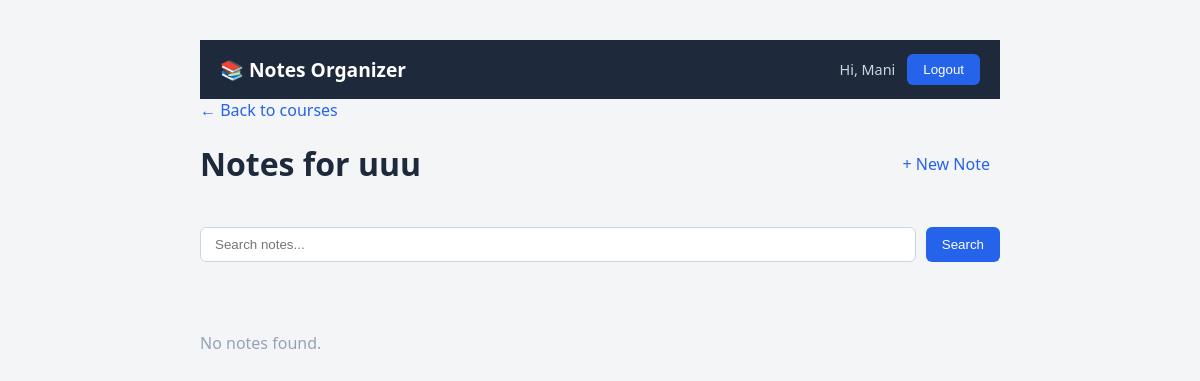
The page /courses/2/notes/ (signed in) on the database as committed earlier.
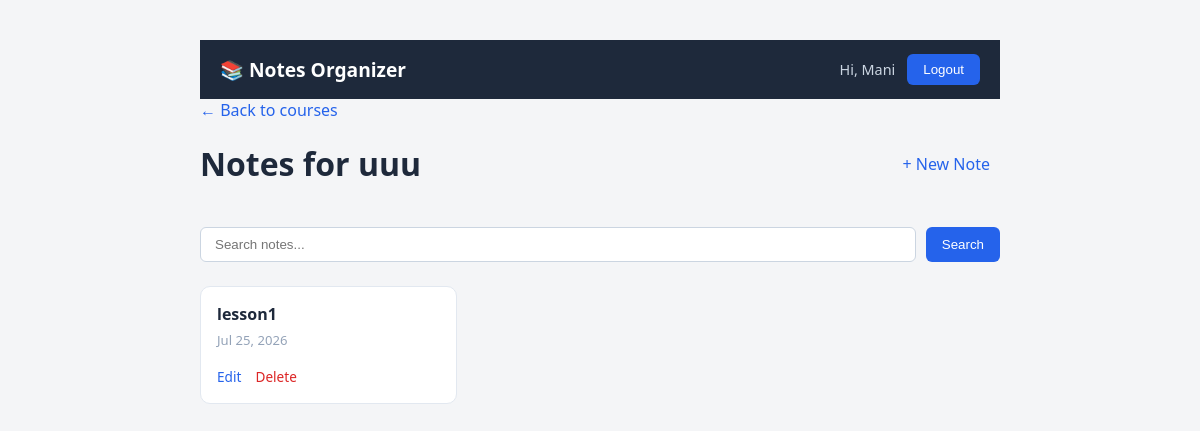
The same page on the database as committed later.
### notes/models.py (models this page shows, shortened)
class Note(models.Model):
    course = models.ForeignKey(Course, on_delete=models.CASCADE, related_name='notes')
    title = models.CharField(max_length=200)
    description = models.TextField(blank=True)
    content = models.TextField()
    created_at = models.DateTimeField(auto_now_add=True)

### notes/views.py (the view)
# urls.py: path('<int:course_pk>/notes/', views.note_list, name='note_list'),
@login_required
def note_list(request, course_pk):
    course = get_object_or_404(Course, pk=course_pk, owner=request.user)
    query = request.GET.get('q', '')
    notes = course.notes.all()
    if query:
        notes = notes.filter(Q(title__icontains=query) | Q(content__icontains=query))
    return render(request, 'notes/note_list.html', {'course': course, 'notes': notes, 'query': query})

### notes/templates/notes/note_list.html (shortened to what this page needs)
{% extends 'notes/base.html' %}
{% load static %}
{% block extra_css %}
<link rel="stylesheet" href="{% static 'notes/css/note_list.css' %}">
{% endblock %}
{% block content %}
<a href="{% url 'course_list' %}" class="back-link">← Back to courses</a>
<div class="page-heading">
  <h1>Notes for {{ course.title }}</h1>
  <a href="{% url 'note_create' course.pk %}" class="btn-primary">+ New Note</a>
</div>
<form method="get" class="search-bar">
  <input type="text" name="q" value="{{ query }}" placeholder="Search notes...">
  <button type="submit" class="btn-secondary">Search</button>
</form>
<div class="note-grid">
  {% for note in notes %}
    <div class="note-card">
      <a href="{% url 'note_detail' course.pk note.pk %}" class="note-card-title">{{ note.title }}</a>
      <span class="note-card-date">{{ note.created_at|date:"M d, Y" }}</span>
      <span class="note-card-actions">
        <a href="{% url 'note_edit' course.pk note.pk %}">Edit</a>
        <a href="{% url 'note_delete' course.pk note.pk %}" class="danger">Delete</a>
      </span>
    </div>
  {% empty %}
    <p class="empty-state">No notes found.</p>
  {% endfor %}
</div>
{% endblock %}

Rows that differ between the two databases and show on the page:
added Note: title "lesson1", created_at "Jul 25, 2026"
Other text that changed with them:
text no longer shown: "No notes found."
